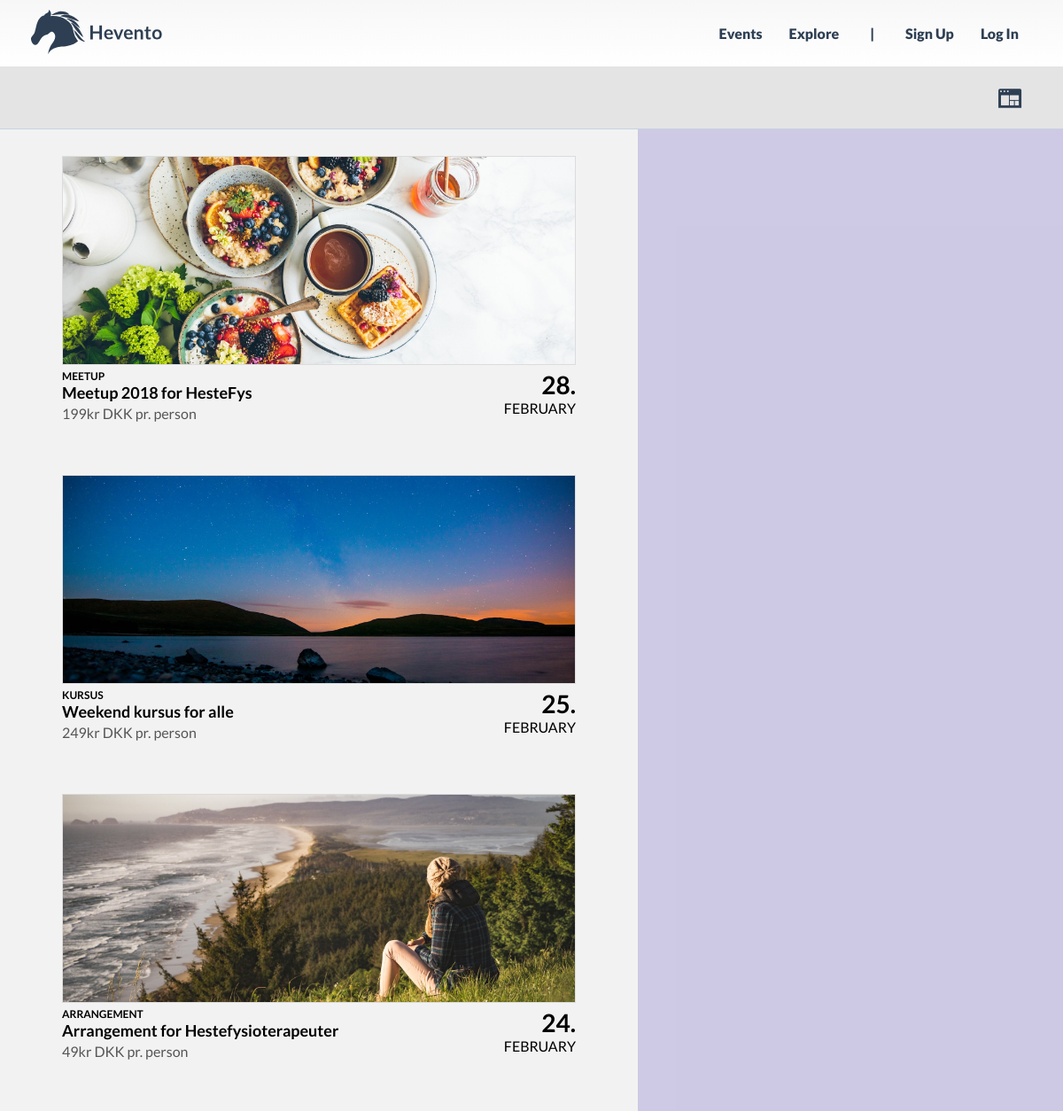
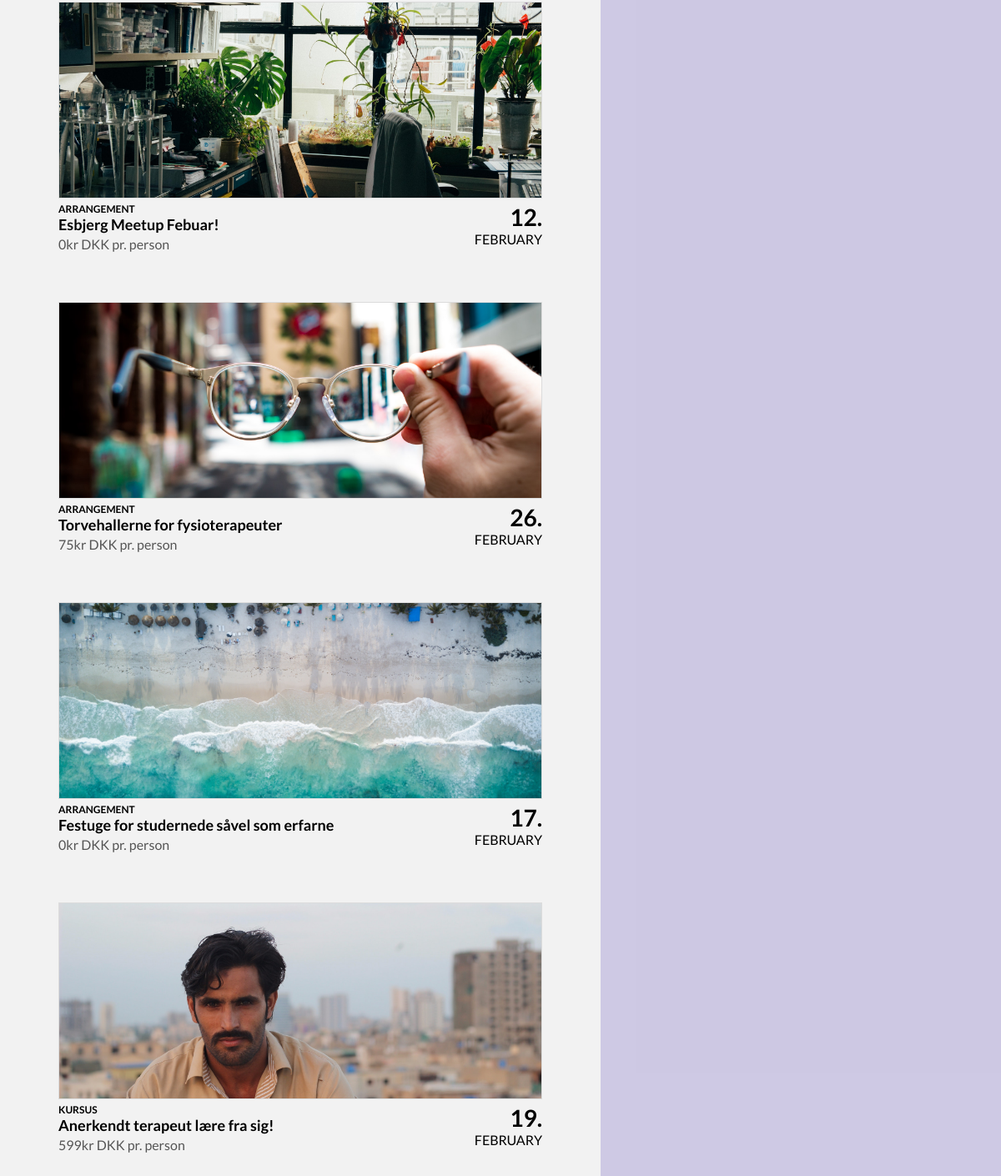
Page /pages/events.php on the committed database (2 pictures, top to bottom).
### tables this page shows
CREATE TABLE `table_events` (
  `event_id` int(11) UNSIGNED NOT NULL,
  `event_timestamp` timestamp NULL DEFAULT CURRENT_TIMESTAMP,
  `event_title` varchar(255) DEFAULT NULL,
  `event_address` varchar(255) DEFAULT NULL,
  `event_town` varchar(255) DEFAULT NULL,
  `event_zip` varchar(255) DEFAULT NULL,
  `event_description` mediumtext,
  `event_capacity` int(255) DEFAULT NULL,
  `event_date` varchar(255) DEFAULT NULL,
  `event_deadline` int(255) DEFAULT NULL,
  `event_price` int(11) DEFAULT NULL,
  `event_category_type` varchar(255) DEFAULT NULL,
  `event_cover` varchar(255) DEFAULT NULL,
  `user_id` int(11) UNSIGNED NOT NULL,
  `event_duration` varchar(255) DEFAULT NULL,
  `event_category_checkboxes` varchar(255) DEFAULT NULL,
  `event_active` tinyint(1) DEFAULT '0'
);

### private/db/db_queries.php (called while the page is built, shortened)
<?php
    function getEventsAll () {
        global $pdo;
        $stmt = $pdo->prepare("SELECT * FROM table_events WHERE event_active=1");
        $stmt->execute();
        $data = $stmt->fetchAll();
        return $data;
    }
?>

### private/functions.php (called while the page is built, shortened)
<?php
    function getDateDay ($dateFull) {
        $dateTrimmed = strtok($dateFull,' ');
        $dateday = DateTime::createFromFormat("Y-m-d", $dateTrimmed);
        return ($dateday->format("d"));
    }
?>

### public/pages/event-item.php (the view)
<li class="event-item">
    <a href=<?php echo "/pages/event-profile.php?eventid=" . $event_id; ?> class="event-item-link">
        <figure class="event-item-img" style="background-image: url('<?php echo "../assets/images/uploads/eventCovers/" . $event_cover ?>')"></figure>
        <div class="event-item-content">
            <div class="event-item-text">
                <p class="event-item-category"><?php echo $event_category_type; ?></p>
                <h4 class="event-item-title"><?php echo $event_title; ?></h4>
                <p class="event-item-price"><?php echo $event_price; ?>kr DKK pr. person</p>
            </div>
            <div class="event-item-date">
                <h2 class="event-item-dateday"><?php echo getDateDay($event_date); ?>.</h2>
                <span class="event-item-datemonth"><?php echo date("F", strtotime($event_date));  ?></span>
            </div>
        </div>
    </a>
</li>

### private/components/header.php (shortened to what this page needs)
<!DOCTYPE html>
<html>
    <head>
        <link rel="stylesheet" href="https://maxcdn.bootstrapcdn.com/font-awesome/4.7.0/css/font-awesome.min.css">
        <link rel="stylesheet" type="text/css" href="/assets/css/style.css">
    </head>
    <body>
        <header>
            <div id="header-container">
                <div id="header-logo">
                    <a href="/index.php">
                    </a>
                </div>
                <nav id="header-navigation">
                    <?php
                        if ($_SESSION['userSignin']) {
                            include(PRIVATE_PATH . '/components/header-signin.php');
                        } else {
                            include(PRIVATE_PATH . '/components/header-signout.php');
                        };
                    ?>
                </nav>
            </div>
        </header>

### private/components/header-signout.php
<ul id="header-navigation-list">
    <li><a class="hnl-items" href="/pages/events.php">Events</a></li>
    <li><a class="hnl-items" href="#">Explore</a></li>
    <li><a class="hnl-items hnl-seprator" href="#">|</a></li>
    <li><a class="hnl-items" href="/pages/signup.php">Sign Up</a></li>
    <li><a class="hnl-items" href="/pages/signin.php">Log In</a></li>
</ul>

### public/pages/events.php (shortened to what this page needs)
<?php include(COMPONENTS_PATH . '/header.php'); ?>
<div>
    <div>
        <nav id="events-navigation">
            <div id="events-layout">
                <figure id="events-layout-toggle" class="icon-nav-icon-layout"></figure>
            </div>
        </nav>
        <div id="events-data" class="events-data-split">
            <div id="events-list">
                <ul id="events-list-ul">
                    <?php
                    foreach (getEventsAll() as $i) {
                        $event_category_type    = $i["event_category_type"];
                        $event_title            = $i["event_title"];
                        $event_price            = $i["event_price"];
                        $event_date             = $i["event_date"];
                        $event_id               = $i["event_id"];
                        $event_cover            = $i["event_cover"] ? $i["event_cover"] : "default.png";
                        include(PUBLIC_PATH . '/pages/event-item.php');
                    }
                    ?>
                </ul>
            </div>
            <div id="events-map">
                </div>
            </div>
        </div>
    </div>

### public/assets/css/style.css (style rules this page uses)
h1, h2, h3, h4, h5, h6, div, p, span, li { font-family: 'Lato'; }
h2 { margin: 20px 0px; font-size: 28px; color: #f2f2f2; }
a { color: white; }
[class*='icon-']:before { display: inline-block; font-family: 'Glyphter'; font-style: normal; font-weight: normal; line-height: 1; -webkit-font-smoothing: antialiased; -moz-osx-font-smoothing: grayscale; }
.icon-nav-icon-layout:before { content: '\0044'; }
* { box-sizing: border-box; }
ol, ul { list-style: none; }
li { cursor: pointer; }
a:link, a:visited { text-decoration: none; }
* { -webkit-user-select: none; -moz-user-select: none; -ms-user-select: none; user-select: none; }
* { padding: 0px; margin: 0px; }
#events-navigation { height: 70px; border-bottom: 1px solid #c7d3e0; background-color: #e4e4e4; display: flex; justify-content: flex-end; align-items: center; padding: 0px 20px; }
#events-layout { height: 100%; padding: 0px 10px; position: relative; }
#events-layout-toggle { height: 100%; width: 60px; color: #2e3f53; cursor: pointer; font-size: 26px; display: grid; place-content: center; }
#events-data { display: grid; grid-template-columns: 1.5fr 1fr; grid-template-rows: 1fr; height: calc(100vh - 150px); }
.events-data-split { grid-template-areas: "list map"; }
#events-list { grid-area: list; }
#events-map { grid-area: map; }
#events-list { overflow-y: scroll; direction: rtl; overflow-x: hidden; }
#events-list-ul { display: grid; grid-template-columns: repeat(auto-fit, minmax(400px, 1fr)); grid-auto-rows: 300px; grid-column-gap: 60px; grid-row-gap: 60px; padding: 30px 70px; direction: ltr; -webkit-overflow-scrolling: touch; }
.event-item { display: grid; }
.event-item-link { display: grid; grid-template-rows: 1fr auto; color: inherit; }
.event-item-img { background-size: cover; background-position: center; position: relative; height: 100%; border: 1px solid #dcdcdc; }
.event-item-img::after { display: block; content: " "; position: absolute; width: 100%; height: 100%; box-shadow: rgba(0, 0, 0, 0.08) 0px 16px 24px 2px, rgba(0, 0, 0, 0.06) 0px 6px 30px 5px, rgba(0, 0, 0, 0.15) 0px 8px 10px -5px; transition: 0.3s; opacity: 0; }
.event-item-content { display: grid; grid-template-columns: 1fr auto; padding-top: 5px; }
.event-item-category { text-transform: uppercase; font-weight: 700; font-size: 12px; }
.event-item-title { margin: 0px; font-size: 18px; margin-bottom: 3px; }
.event-item-price { color: #555555; }
.event-item-dateday { color: black; margin: 0px; text-align: right; transition: 0.3s; }
.event-item-datemonth { text-align: right; text-transform: uppercase; }
#events-map { background-color: rgba(150, 137, 204, 0.4); }
header { display: flex; justify-content: center; background-image: linear-gradient(0deg, white, #f7f7f7); border-bottom: 1px solid #e4e4e4; }
#header-container { display: grid; grid-template-columns: auto 1fr; max-width: 1170px; width: 100%; padding: 0px 20px; }
#header-logo { display: flex; align-items: center; }
.header-logo-img { fill: #2e3f53; transition: 0.3s; cursor: pointer; }
#header-navigation { display: grid; grid-template-rows: 1fr; }
#header-navigation-list { display: flex; justify-content: flex-end; align-items: center; }
.hnl-items { display: inline-block; padding: 25px 15px 25px; font-size: 16px; line-height: 25px; color: #2e3f53; font-weight: 900; transition: 0.3s; position: relative; box-sizing: content-box; }
.hnl-items::after { width: 100%; border-bottom: 2px solid #9689CC; content: " "; display: block; position: absolute; bottom: 0px; left: 0px; transform: scaleX(0); transform-origin: left; transition: 0.3s; }
.hnl-seprator { padding: 25px 20px; cursor: default; }
.hnl-seprator::after { display: none; border: 0; }
body { background-color: #f2f2f2; }

### rows in the picture
table_events: event_cover (picture), event_category_type "MEETUP", event_title "Meetup 2018 for HesteFys", event_price "199", event_date "28", event_date "FEBRUARY"
table_events: event_cover (picture), event_category_type "KURSUS", event_title "Weekend kursus for alle", event_price "249", event_date "25", event_date "FEBRUARY"
table_events: event_cover (picture), event_category_type "ARRANGEMENT", event_title "Arrangement for Hestefysioterapeuter", event_price "49", event_date "24", event_date "FEBRUARY"
table_events: event_cover (picture), event_category_type "ARRANGEMENT", event_title "Esbjerg Meetup Febuar!", event_price "0", event_date "12", event_date "FEBRUARY"
table_events: event_cover (picture), event_category_type "ARRANGEMENT", event_title "Torvehallerne for fysioterapeuter", event_price "75", event_date "26", event_date "FEBRUARY"
table_events: event_cover (picture), event_category_type "ARRANGEMENT", event_title "Festuge for studernede såvel som erfarne", event_price "0", event_date "17", event_date "FEBRUARY"
table_events: event_cover (picture), event_category_type "KURSUS", event_title "Anerkendt terapeut lære fra sig!", event_price "599", event_date "19", event_date "FEBRUARY"
